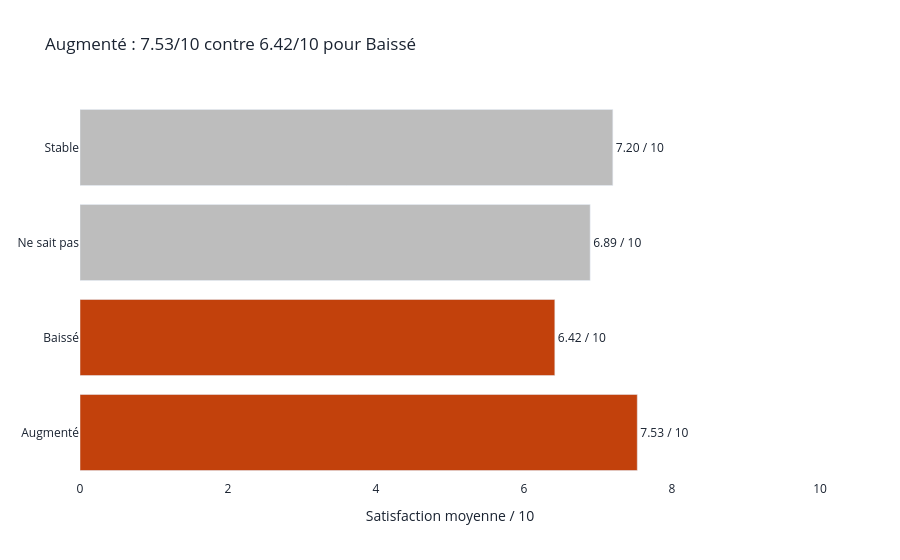

This figure's notebook cell:
### Code cell
titre_budget, ecart_budget = constat(budgets)
graphique(valides_budget, budgets, titre_budget, accents=("Baissé", "Augmenté"))
print("Je remarque :", titre_budget)
print("Je me demande si les écarts reflètent aussi les difficultés économiques des équipes.")

### Figure 1 — Plotly figure (JSON) as saved in the notebook; plotly's stock layout.template omitted (floating-point values rounded to 4 significant figures)
{"data": [{"cliponaxis": false, "customdata": [[648], [682], [1001], [1014]], "hovertemplate": "satisfaction=%{x}<br>categorie=%{y}<br>etiquette=%{text}<br>repondants=%{customdata[0]}<extra></extra>", "legendgroup": "", "marker": {"color": ["#C2410C", "#C2410C", "#BDBDBD", "#BDBDBD"], "pattern": {"shape": ""}}, "name": "", "orientation": "h", "showlegend": false, "text": ["7.53 / 10", "6.42 / 10", "6.89 / 10", "7.20 / 10"], "textposition": "outside", "type": "bar", "x": [7.531, 6.416, 6.894, 7.2], "xaxis": "x", "y": ["Augmenté", "Baissé", "Ne sait pas", "Stable"], "yaxis": "y"}], "layout": {"barmode": "relative", "font": {"color": "#1A2331"}, "legend": {"tracegroupgap": 0}, "paper_bgcolor": "white", "plot_bgcolor": "white", "title": {"text": "Augmenté : 7.53/10 contre 6.42/10 pour Baissé"}, "xaxis": {"anchor": "y", "domain": [0, 1], "range": [0, 10], "showgrid": false, "title": {"text": "Satisfaction moyenne / 10"}}, "yaxis": {"anchor": "x", "domain": [0, 1], "title": {}}}}
